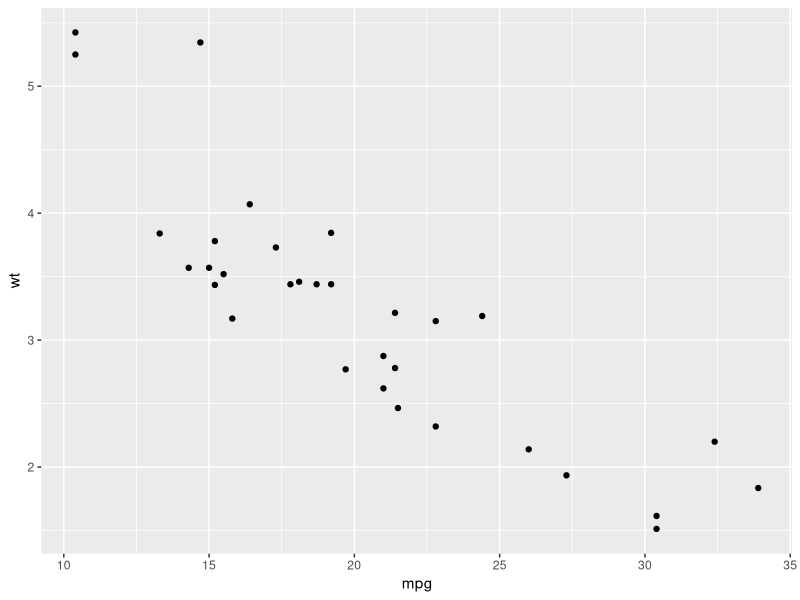
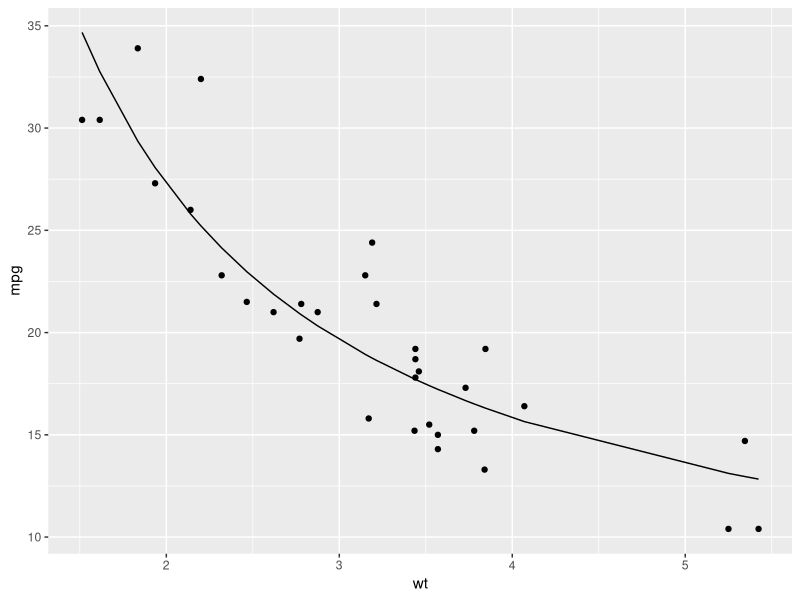

Recreate these plots in R, in order. (Note: this script raises an error after producing the figures.)
## ---- chunk 1
library(ggplot2)
library(dplyr)

data(mtcars)

dplyr::glimpse(mtcars)
## ---- chunk 2
ggplot2::ggplot(data=mtcars,
                ggplot2::aes(x=mpg, y=wt)) +
  ggplot2::geom_point() -> gp1

print(gp1)

## ---- chunk 3
nls(mpg ~ k / wt + b,
    mtcars,
    start=list(k=1, b=0)) -> nlsfit
summary(nlsfit)
## ---- chunk 4
ggplot2::ggplot(data=mtcars,
                ggplot2::aes(x=wt, y=mpg)) +
  ggplot2::geom_point() +
  ggplot2::geom_line(aes(y=predict(nlsfit))) -> gp2

print(gp2)
## ---- chunk 5
library(dplyr)
library(broom)

set.seed(2014)
mtcars %>% 
  broom::bootstrap(100) %>%
  dplyr::do(broom::tidy(nls(mpg ~ k / wt + b, data=., start=list(k=1, b=0)))) -> bootnls

dplyr::glimpse(bootnls)
## ---- chunk 6
print(bootnls)
## ---- chunk 7
0.05 -> alpha

bootnls %>%
  group_by(term) %>%
  summarize(low=quantile(estimate, probs=alpha / 2),
            high=quantile(estimate, probs=1 - alpha / 2)) -> bootnls_quants

print(bootnls_quants)
## ---- chunk 8
ggplot(bootnls, aes(x=estimate)) + 
  geom_histogram(binwidth=1) + 
  facet_wrap(~ term, scales='free') -> gp3

print(gp3)
## ---- chunk 9
mtcars %>%
  broom::bootstrap(100) %>%
  dplyr::do(broom::augment(nls(mpg ~ k / wt + b, 
                               data=., 
                               start=list(k=1, b=0)),
                           .)) -> bootnls_aug

dplyr::glimpse(bootnls_aug)
## ---- chunk 10
unique(bootnls_aug$replicate)
## ---- chunk 11
print(bootnls_aug)
## ---- chunk 12
ggplot2::ggplot(data=bootnls_aug, aes(x=wt, y=mpg)) +
  geom_point() +
  geom_line(aes(y=.fitted, group=replicate), alpha=0.2) -> gp4

print(gp4)
## ---- chunk 13
mtcars %>%
  broom::bootstrap(100) %>%
  dplyr::do(broom::augment(smooth.spline(.$wt, .$mpg, df=4), 
                           .)) -> smoothspline_aug

dplyr::glimpse(smoothspline_aug)
## ---- chunk 14
ggplot2::ggplot(smoothspline_aug, aes(x=wt, y=mpg)) +
  ggplot2::geom_point() +
  ggplot2::geom_line(aes(y=.fitted, group=replicate), alpha=.2) -> gp5

print(gp5)
## ---- chunk 15
smoothspline_aug %>%
  dplyr::group_by(wt) %>%
  dplyr::summarize(up=quantile(.fitted, 0.975),
                   lo=quantile(.fitted, 1 - 0.975)) -> smoothspline_aug_ci

dplyr::glimpse(smoothspline_aug_ci)
## ---- chunk 16
ggplot2::ggplot(data=smoothspline_aug, aes(x=wt, y=mpg)) +
  ggplot2::geom_point() +
  ggplot2::geom_line(data=smoothspline_aug_ci, aes(x=wt, y=up)) +
  ggplot2::geom_line(data=smoothspline_aug_ci, aes(x=wt, y=lo)) -> gp6

print(gp6)
